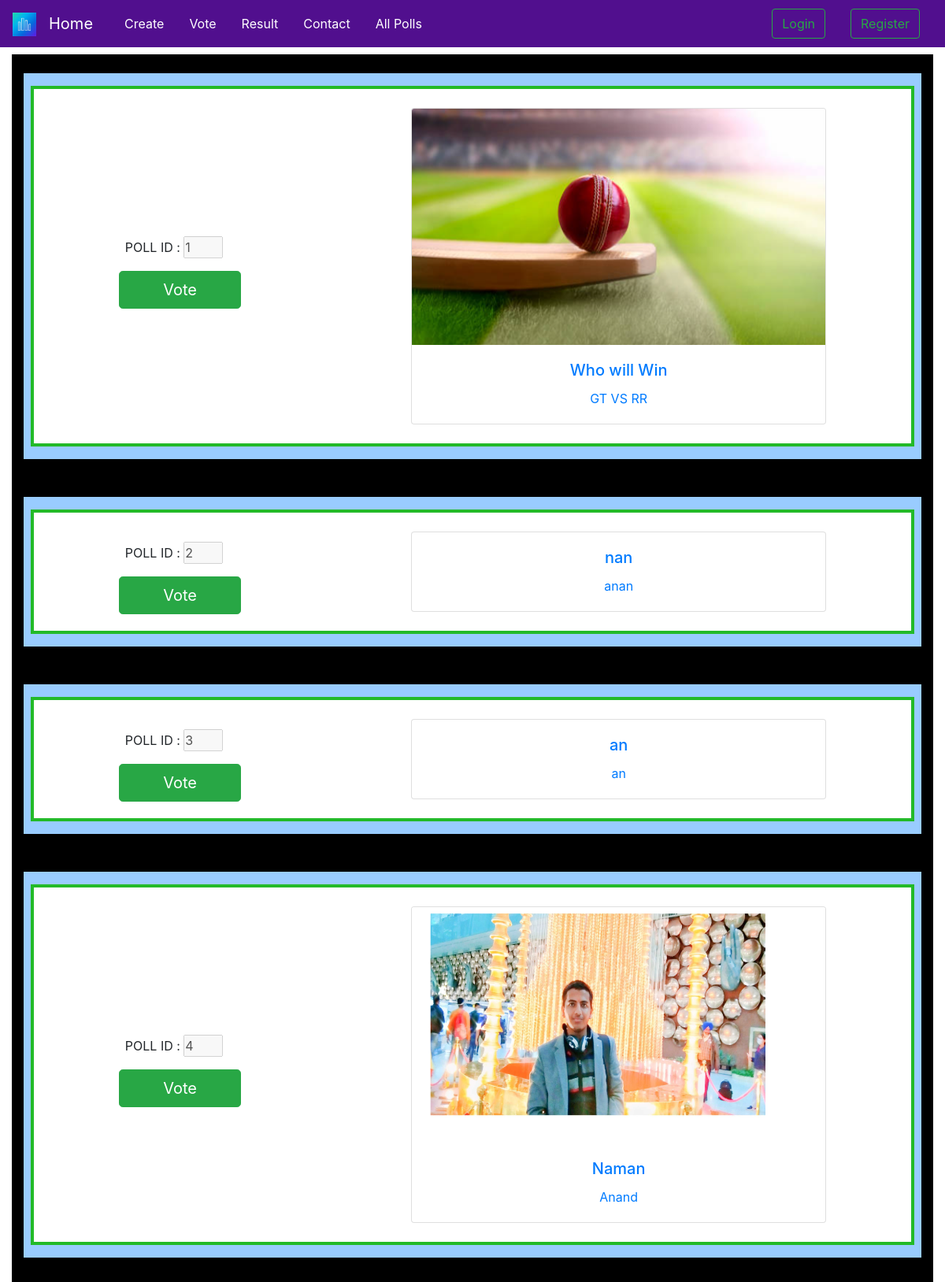
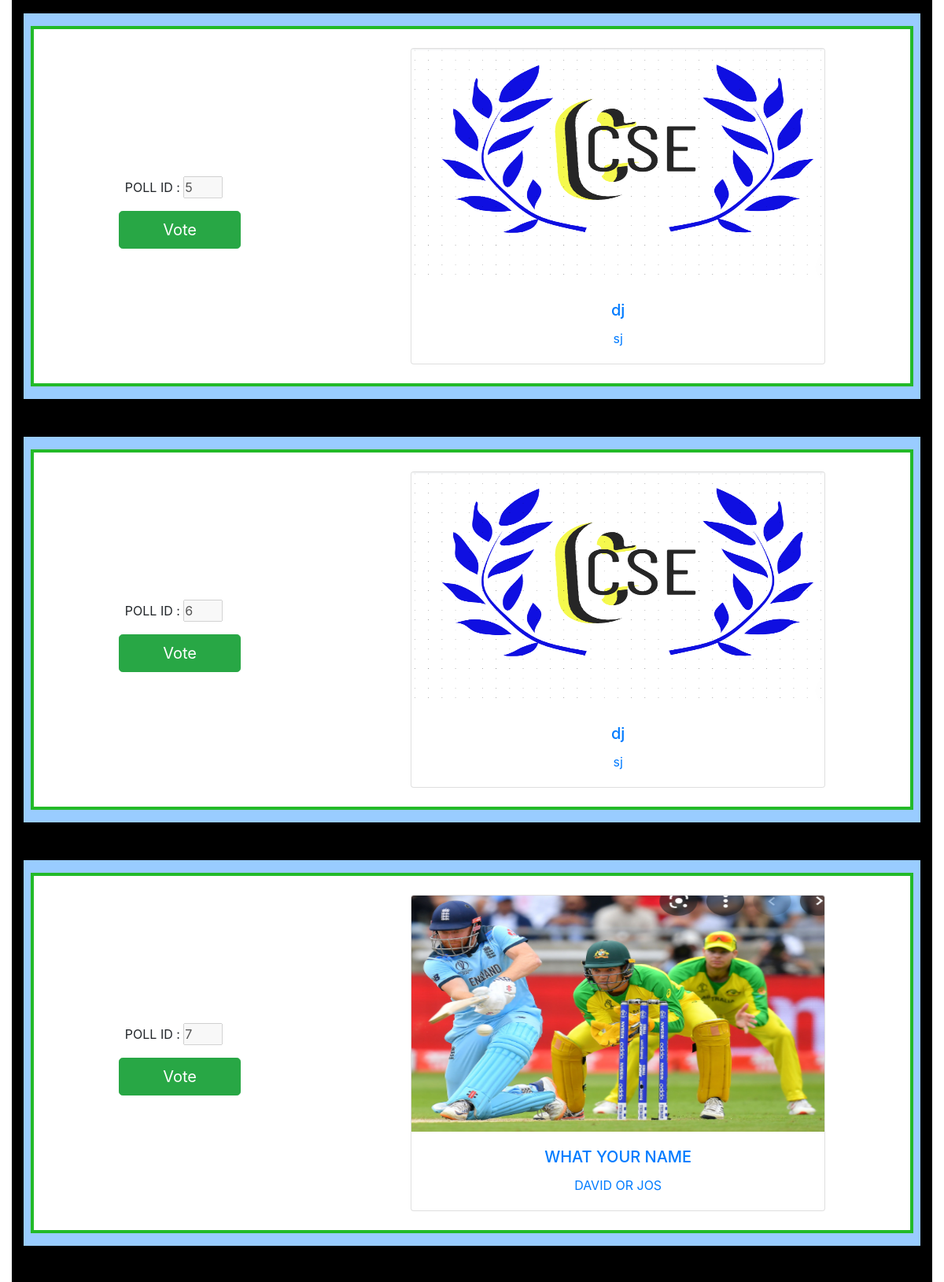
Screenshot of /allPolls/ (upper part) with the database file from the repository (2 pictures, top to bottom).
### PollApp/models.py (models this page shows, shortened)
class PollQuestion(models.Model):
    created_by = models.ForeignKey(User, on_delete=models.CASCADE)
    poll_name = models.CharField(max_length=122)
    que_text = models.TextField()
    que_image = models.ImageField(blank=True,null=True)
    created_at=models.DateTimeField(auto_now_add=True)
    updated_at=models.DateTimeField(auto_now=True)
    anonymous = models.BooleanField(default=True)
    noofchoices = models.BigIntegerField(default=0)
    visiblity = models.BooleanField(default=True)
    poll_type = models.CharField(max_length=122,default='checkbox')

### PollApp/views.py (the view)
# urls.py: path('allPolls/',all_Polls,name="all_Polls"),
def all_Polls(request):
    poll = PollQuestion.objects.all()
    return render(request,'all_Polls.html',{"polls" : poll})

### templates/all_Polls.html (shortened to what this page needs)
{% extends "base.html" %}
{% block Content %}
    <div style="background-color: rgb(0, 0, 0);display:flex;flex-direction:column;">
        {% for i in polls %}
        <div >
        <div class="container px-4 py-3 my-4 all_poll" style="cursor:pointer;">
            <div class="row"  style="border: 4px solid rgb(35, 186, 40);background-color:white">
                <div class="col-2 mx-auto my-auto py-auto">
                    <form method="post" action="{% url 'vote_ask_id' %}">
                        <div class="px-auto mx-2 my-3" >
                           POLL ID : <input type="number" width="10px" id="PollID" name="PollID" value="{{ i.id }}" style="width:50px;"
                            disabled/>
                        </div>
                        <button type="submit" class="btn   btn-success btn-lg btn-block" name="searchid">Vote</button>
                    </form>
                </div>
                <div class="col-6 mx-auto py-4">
                    <div class="card btn-outline-primary text-center">
                        {% if i.que_image  %}
                        <img src="{{ i.que_image.url }}" height="300px" width="300px" class="card-img-top" alt="Loading">
                        {% endif %}
                        <div class="card-body">
                            <h5 class="card-title">{{ i.poll_name }}</h5>
                            <p class="card-text">{{ i.que_text }}</p>
                        </div>
                      </div>
                    </div>
                </div>
            </div>
        </div>
        {% endfor %}
    </div>
{% endblock Content %}

### templates/base.html (shortened to what this page needs)
{% include 'header.html' %}
<link rel="stylesheet" href="/static/style.css">
</head>
<body style="margin:0px;">
    <nav class="navbar navbar-expand-lg navbar-dark text-light" style="background-color: rgb(81, 15, 142);min-height:60px;">
    <a class="navbar-brand" href="{% url 'home' %}" >
      <img width="30" height="30" alt="">
    </a>
        <a class="navbar-brand" href="{% url 'home' %}">Home</a>
        <div class="collapse navbar-collapse" id="navbarSupportedContent">
          <ul class="navbar-nav mr-auto mx-2">
            <li class="nav-item active mx-2">
              <a class="nav-link" href="{% url 'create_poll' %}">Create<span class="sr-only">(current)</span></a>
            </li>
            <li class="nav-item active mx-2">
                <a class="nav-link" href="{% url 'vote_ask_id' %}">Vote</a>
            </li>
            <li class="nav-item active mx-2">
              <a class="nav-link" href="{% url 'results' %}">Result</a>
            </li>
            <li class="nav-item active mx-2">
              <a class="nav-link" href="{% url 'contact' %}">Contact</a>
            </li>
            <li class="nav-item active mx-2">
              <a class="nav-link" href="{% url 'all_Polls' %}">All Polls</a>
            </li>
          </ul>
          {% if user.is_authenticated %}
          Welcome <a href="{% url 'profile' %}" class="mx-2"> {{ user.username }}</a>
          <a href="{% url 'signout' %}" class="btn btn-outline-success mx-3">Log Out</a>
          {% else %}
          <a href="{% url 'signin' %}" class="btn btn-outline-success mx-3">Login</a>
          <a href="{% url 'signup' %}" class="btn btn-outline-success mx-3">Register</a>
          {% endif %}
        </div>
      </nav>
<div class="container-fluid">
    <div class="container">
      <div class="row">
        <di class="col-8 mx-auto my-1">
        </di>
      </div>
    </div>
    {% block Content %}
    {% endblock Content %}
</div>
{% include 'footer.html' %}

### templates/header.html (shortened to what this page needs)
<!doctype html>
<html lang="en">
  <head>
    <link rel="stylesheet" href="https://cdnjs.cloudflare.com/ajax/libs/font-awesome/4.7.0/css/font-awesome.min.css">
    <link rel="stylesheet" src="style.css">
    <link rel="stylesheet" href="https://cdn.jsdelivr.net/npm/bootstrap@4.6.1/dist/css/bootstrap.min.css">

### templates/footer.html (shortened to what this page needs)
<link rel="stylesheet" href="https://maxcdn.bootstrapcdn.com/bootstrap/4.0.0/css/bootstrap.min.css">
<link href="https://use.fontawesome.com/releases/v5.0.4/css/all.css" rel="stylesheet">
<link href="https://cdn.jsdelivr.net/gh/gitbrent/bootstrap-switch-button@1.1.0/css/bootstrap-switch-button.min.css" rel="stylesheet">
</body>
</html>

### static/style.css (style rules this page uses)
* { margin: 0; padding: 0; box-sizing: border-box; }
body { width: 100%; height: 100vh; }
.all_poll { background:#99ccff; transition: all ease 2s; }

### rows the page displays
PollQuestion: PollID "1", que_image (picture), poll_name "Who will Win", que_text "GT VS RR"
PollQuestion: PollID "2", poll_name "nan", que_text "anan"
PollQuestion: PollID "3", poll_name "an", que_text "an"
PollQuestion: PollID "4", que_image (picture), poll_name "Naman", que_text "Anand"
PollQuestion: PollID "5", que_image (picture), poll_name "dj", que_text "sj"
PollQuestion: PollID "6", que_image (picture), poll_name "dj", que_text "sj"
PollQuestion: PollID "7", que_image (picture), poll_name "WHAT YOUR NAME", que_text "DAVID OR JOS"
